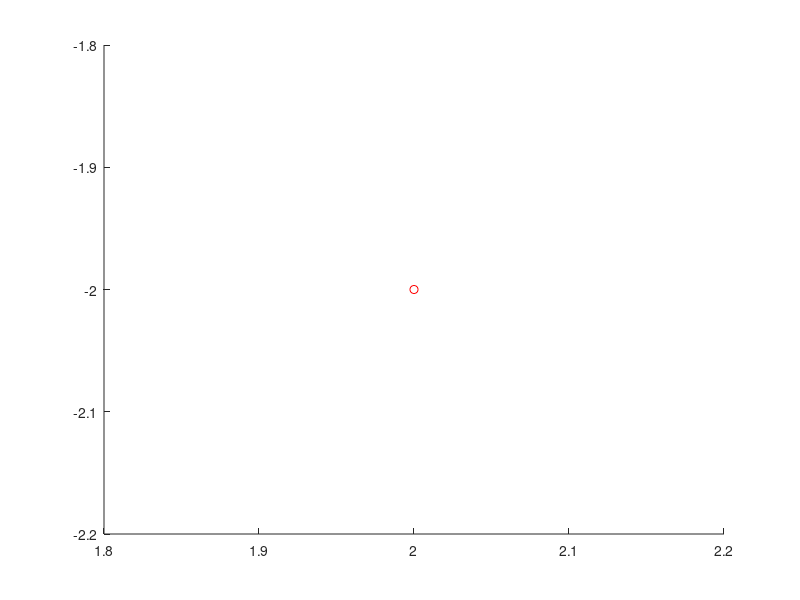

Write MATLAB code to recreate this figure. (Note: this script raises an error after producing the figure.)
clc; clear; close all;

% Dane funkcji
P = [7, sqrt(3); sqrt(3), 5]/8; % Macierz P
xc = [1; 1]; % Wektor xc

% Definicja funkcji f0(x)
f0 = @(x) exp(x(1) + 3*x(2) - 0.1) + exp(-x(1) - 0.1) + (x - xc)' * P * (x - xc);

% Punkt startowy
x0 = [2; -2];

% Dokładność rozwiązania
epsilon = 1e-4;

% Procedura backtracking line search
alpha = 0.5;
beta = 0.5;

[X, Y] = meshgrid(-5:0.1:5, -5:0.1:5);
for i=1:size(X,1)
    for j=1:size(Y,1)
        Z(i,j) = f0([X(i,j); Y(i,j)]);
    end
end

figure;  
hold on;

% Metoda Newtona
x = x0;
plot(x(1), x(2), 'ro');
g = gradient_f0(x, P, xc);
v = -inv(hessian_f0(x,P))*g;
dek_N = -g'*v;
while dek_N > epsilon
    s = 1;
    while f0(x+s*v) > f0(x) +s*alpha*g'*v;
        s = beta * s;
        s;
    end
    x = x + s*v;
    dek_N = -g'*v;
    g = gradient_f0(x, P, xc);
    v = -inv(hessian_f0(x,P))*g;
    f_value = f0(x);
    f_value

    plot(x(1), x(2), 'ro'); % Punkty iteracyjne
    % Dodanie poziomicy przechodzącej przez punkt iteracyjny
    contour(X, Y, Z, [f_value, f_value], 'LineColor', 'b', levels=100);

    % Dodanie etykiety z wartością na poziomicach
    text(x(1), x(2), num2str(f_value), 'Color', 'red', 'FontSize', 10);
end

contour(X, Y, Z, [2.47, 2.47], 'LineColor', 'b');
contour(X, Y, Z, [3.62,3.62], 'LineColor', 'b');
contour(X, Y, Z, [5.34, 5.34], 'LineColor', 'b');
contour(X, Y, Z, [7.59, 7.59], 'LineColor', 'b');
contour(X, Y, Z, [19.2, 19.2], 'LineColor', 'b');
contour(X, Y, Z, [50, 50], 'LineColor', 'b');
contour(X, Y, Z, [200, 200], 'LineColor', 'b');
contour(X, Y, Z, [600, 600], 'LineColor', 'b');
ylim([-2, 2]);
xlim([-4, 3]);

hold off
title('Wykres poziomic i punkty iteracyjne');
xlabel('x');
ylabel('y');
x_Newton = x
x_Newton_value = f0(x)


% CVX
cvx_begin quiet
    variable x(2)
    minimize(f0(x))
cvx_end
x_CVX = x
x_CVX_value = f0(x)

% fminsearch
[x_fmin, fval_fmin] = fminsearch(f0, x0);
x_fminsearch = x_fmin
x_fminsearch_value = fval_fmin


hold off;
grid on;

% Definicje gradientu i hesjanu
function g = gradient_f0(x, P, xc)
    g = [exp(x(1)+3*x(2)-0.1) - exp(-x(1)-0.1) ; 3*exp(x(1)+3*x(2)-0.1)] + 2*P*(x - xc);
end

function H = hessian_f0(x, P)
    H = [exp(x(1)+3*x(2)-0.1) + exp(-x(1)-0.1), 3*exp(x(1)+3*x(2)-0.1); 3*exp(x(1)+3*x(2)-0.1), 9*exp(x(1)+3*x(2)-0.1)]+2*P;
end
